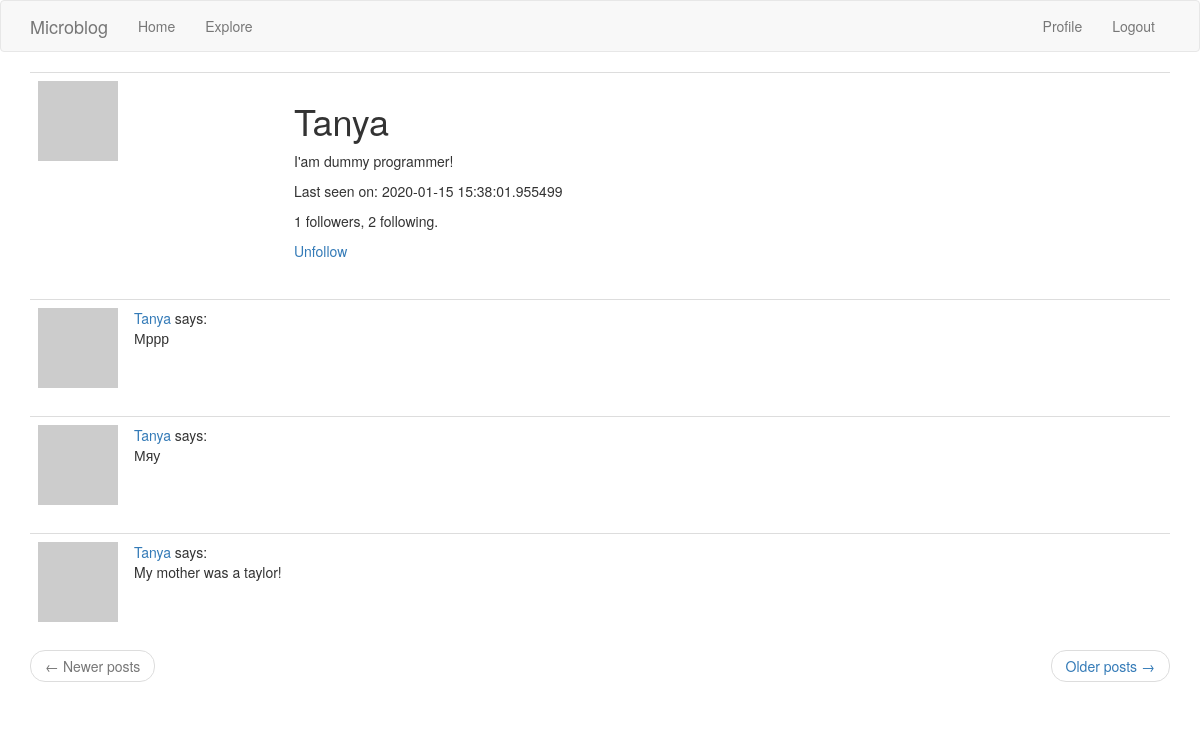
Screenshot of /user/Tanya (signed in) with the database file from the repository.
### app/models.py (models this page shows, shortened)
class User(UserMixin, db.Model):
    id = db.Column(db.Integer, primary_key=True)
    username = db.Column(db.String(64), index=True, unique=True)
    email = db.Column(db.String(120), index=True, unique=True)
    password_hash = db.Column(db.String(128))
    posts = db.relationship('Post', backref='author', lazy='dynamic')
    about_me = db.Column(db.String(140))
    last_seen = db.Column(db.DateTime, default=datetime.utcnow)
    followed = db.relationship(
        'User', secondary=followers,
        primaryjoin=(followers.c.follower_id == id),
        secondaryjoin=(followers.c.followed_id == id),
        backref=db.backref('followers', lazy='dynamic'), lazy='dynamic')
    def avatar(self, size):
        digest = md5(self.email.lower().encode('utf-8')).hexdigest()
        return 'https://www.gravatar.com/avatar/{}?d=identicon&s={}'.format(
            digest, size)
    def is_following(self, user):
        return self.followed.filter(
            followers.c.followed_id == user.id).count() > 0

class Post(db.Model):
    id = db.Column(db.Integer, primary_key=True)
    body = db.Column(db.String(140))
    timestamp = db.Column(db.DateTime, index=True, default=datetime.utcnow)
    user_id = db.Column(db.Integer, db.ForeignKey('user.id'))

### app/routes.py (the view)
@app.route('/user/<username>')
@login_required
def user(username):
    user = User.query.filter_by(username=username).first_or_404()
    page = request.args.get('page', 1, type=int)
    posts = user.posts.order_by(Post.timestamp.desc()).paginate(
        page, app.config['POSTS_PER_PAGE'], False)
    if posts.has_next:
        next_url = url_for('user', username=user.username, page=posts.next_num)
    else:
        next_url = None
    if posts.has_prev:
        prev_url = url_for('user', username=user.username, page=posts.prev_num)
    else:
        prev_url = None
    return render_template('user.html', user=user, posts=posts.items,
                           next_url=next_url, prev_url=prev_url)

### app/models.py (called while the page is built)
@login.user_loader
def load_user(id):
    return User.query.get(int(id))

### app/routes.py (called while the page is built)
@app.before_request
def before_request():
    if current_user.is_authenticated:
        current_user.last_seen = datetime.utcnow()
        db.session.commit()

### app/templates/user.html
{% extends "base.html" %}
{% block app_content %}
    <table class="table table-hover">
        <tr>
            <td width="256px"><img src="{{ user.avatar(256) }}"></td>
            <td>
		<h1>{{ user.username }}</h1>
		{% if user.about_me %}<p>{{ user.about_me }}</p>{% endif %}
                {% if user.last_seen %}<p>Last seen on: {{ user.last_seen }}</p>{% endif %}
		<p>{{ user.followers.count() }} followers, {{ user.followed.count() }} following.</p>
		{% if user == current_user %}
                <p><a href="{{ url_for('edit_profile') }}">Edit your profile</a></p>
		{% elif not current_user.is_following(user) %}
 		<p><a href="{{ url_for('follow', username=user.username) }}">Follow</a></p>
		{% else %}
		<p><a href="{{ url_for('unfollow', username=user.username) }}">Unfollow</a></p>
                {% endif %}
	    </td>
        </tr>
    </table>
    {% for post in posts %}
        {% include '_post.html' %}
    {% endfor %}
    <nav aria-label="...">
        <ul class="pager">
        <li class="previous{% if not prev_url %} disabled{% endif %}">
            <a href="{{ prev_url or '#' }}">
                <span aria-hidden="true">&larr;</span> Newer posts
            </a>
        </li>
        <li class="next{% if not next_url %} disabled{% endif %}">
            <a href="{{ next_url or '#' }}">
                Older posts <span aria-hidden="true">&rarr;</span>
            </a>
        </li>
        </ul>
    </nav>
{% endblock %}

### app/templates/_post.html
<table class="table table-hover">
    <tr>
        <td width="70px">
            <a href="{{ url_for('user', username=post.author.username) }}">
                <img src="{{ post.author.avatar(64) }}" />
            </a>
        </td>
        <td>
            <a href="{{ url_for('user', username=post.author.username) }}">
                {{ post.author.username }}
            </a>
            says:
            <br>
            {{ post.body }}
        </td>
    </tr>
</table>

### rows the page displays
User: username "Tanya", about_me "I'am dummy programmer!", last_seen "2020-01-15 15:38:01.955499"
Post: author.username "Tanya", body "Мррр"
Post: author.username "Tanya", body "Мяу"
Post: author.username "Tanya", body "My mother was a taylor!"

### other values shown
{{ user.followers.count() }} "1"
{{ user.followed.count() }} "2"
